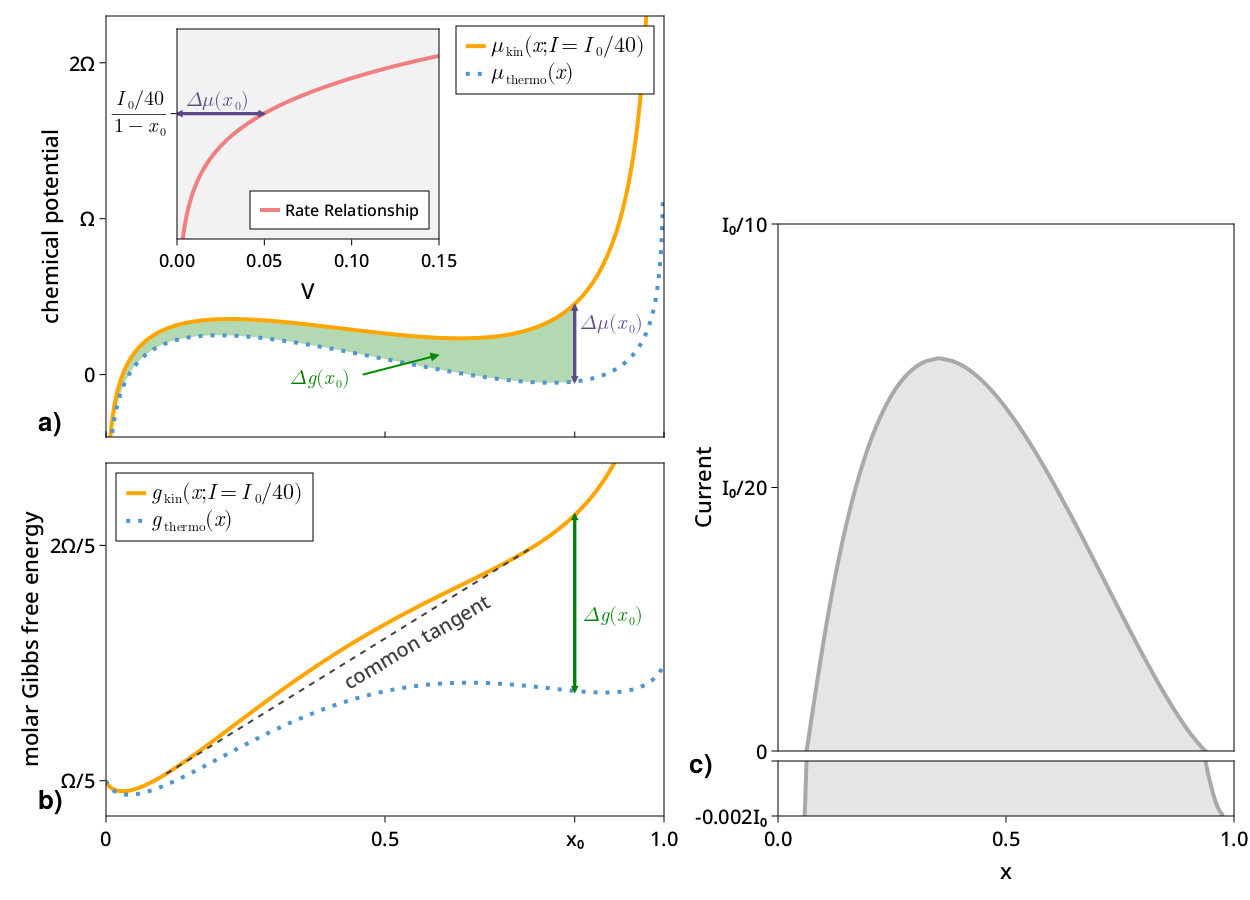

This chart was generated by the following Julia code:
using ElectrochemicalKinetics
using CairoMakie
using DelimitedFiles

# plotting options
theme = Theme(fontsize = 22,
            linewidth = 4,
            font = "Noto")
set_theme!(theme)
tls = 20

# model/data options
x = 0:0.002:0.999
I₀ = 900
λ = 0.3
model = Marcus(I₀, λ) # inverts at a current of I₀ and voltage of λ
T = 375
Ω = 0.1
I_force = I₀/40
pbs₀ = find_phase_boundaries(I_force, model, Ω=Ω, T=T, warn=false, lin_thresh=2)
x₀ = 0.84
x0_ind = searchsorted(x, x₀).start
I_calc = I_force/(1-x₀)

# compute things
µth_vals = µ_thermo(x, Ω=Ω, T=T)
µ = µ_kinetic(I_force, model, Ω=Ω, T=T)
µ_vals = µ.(x)
Δµ = µ_vals[x0_ind]-µth_vals[x0_ind]
g = g_kinetic(I_force, model, Ω=Ω, T=T)
Δg = g(x₀) - g_thermo(x₀, Ω=Ω, T=T)

# make figure
f = Figure(resolution=(1250,900))
grid = f[1:6,1] = GridLayout()

# first, chemical potential plot
µ_ax = Axis(grid[1:3,1], # 1:3 is so relative sizes get set well automatically
    xgridvisible = false,
    xtickalign=1,
    xticks = ([0,0.5,x₀,1.0],["0","0.5","x₀","1.0"]),
    xticklabelsvisible = false,
    yticks = ([0, Ω, 2*Ω], ["0", "Ω", "2Ω"]),
    yticklabelsize = tls,
    ygridvisible = false,
    ylabel = "chemical potential"
    )

# shaded region to show integration of µ
band!(µ_ax, x[1:x0_ind], µth_vals[1:x0_ind], µ_vals[1:x0_ind], color=(:green, 0.3))

# µ values (plotted second so they're on top of shading)
lines!(µ_ax, x, µ_vals, label=L"\mu_{\mathrm{kin}}(x; I=I_0/40)", color=:orange)
lines!(µ_ax, x, µth_vals, label=L"\mu_{\mathrm{thermo}}(x)", linestyle=:dot, color=:steelblue3)

# tweaks/annotations
limits!(µ_ax, (0,1), (-0.4Ω, 2.3Ω))
axislegend(µ_ax, position=:rt)
arrows!(µ_ax, [x₀, x₀], [µth_vals[x0_ind], µ_vals[x0_ind]-1e-3], [0, 0], [Δµ-2e-3, -Δµ+2e-3], color=:mediumpurple4, linewidth=3, arrowsize=10)
text!(µ_ax, x₀+0.01, Ω/4, text=L"\Delta \mu(x_0)", color=:mediumpurple4)

# add Tafel plot inset
inset_ax = Axis(grid[1:3,1],
    width=Relative(0.47),
    height=Relative(0.5),
    halign=0.24,
    valign=0.94,
    backgroundcolor=:gray95,
    yscale=log10,
    xticklabelsize=tls-2,
    yticks=([I_calc], [L"\frac{I_0/40}{1-x_0}"]),
    yticklabelsize=tls
)

V = 1e-3:1e-3:0.15
lines!(inset_ax, V, model(V, T=T), color=:lightcoral, label="Rate Relationship")
limits!(inset_ax, (0,0.15), (0.01*model.A,model.A))

# tweaks/annotations for Tafel inset...
inset_ax.xlabel="V"
inset_ax.xgridvisible=false
inset_ax.ygridvisible=false

axislegend(inset_ax, position=:rb, labelsize=16)

arrows!(inset_ax, [0, Δµ], [I_calc, I_calc], [Δµ-1e-3, -Δµ+1e-3], [0,0], color=:mediumpurple4, linewidth=3, arrowsize=10)

text!(inset_ax, 0.005, 1.04*I_calc, text=L"\Delta \mu(x_0)", color=:mediumpurple4)

textx = 0.33
texty = -0.01
text!(µ_ax, textx, texty, text=L"\Delta g(x_0)", color=:green)
arrows!(µ_ax, [textx+0.13], [texty+0.01], [0.13], [0.012], color=:green4, linewidth=2)

# next, Gibbs free energy subplot
g_ax = Axis(grid[4:6,1], 
    xticks = ([0,0.5,x₀,1.0],["0","0.5","x₀","1.0"]),
    xticklabelsize = tls,
    yticks = ([0, Ω/5, 2Ω/5], ["0", "Ω/5", "2Ω/5"]),
    ylabel = "molar Gibbs free energy",
    yticklabelsize = tls,
    xgridvisible = false,
    ygridvisible = false
    )

limits!(g_ax, (0,1), (0.17Ω, 0.47Ω))

lines!(g_ax, x[1:end-1], g.(x[1:end-1]), label=L"g_{\mathrm{kin}}(x;I=I_0/40)", color=:orange)
lines!(g_ax, x, g_thermo(x, Ω=Ω, T=T), label=L"g_{\mathrm{thermo}}(x)", linestyle=:dot, color=:steelblue3)

# again, some tweaks and annotations
axislegend(g_ax, position=:lt)

arrows!(g_ax, [x₀, x₀], [g_thermo(x₀, Ω=Ω, T=T), g(x₀)], [0,0], [Δg-1e-4, -Δg+1e-4], color=:green, linewidth=3, arrowsize=10)
text!(g_ax, x₀+0.015, 0.33Ω, text=L"\Delta g(x_0)", color=:green)


lines!(g_ax, pbs₀, g(pbs₀), linestyle=:dash, color=:gray25, linewidth=2)
text!(g_ax, 0.44, 0.273Ω, text="common tangent", rotation=0.53, color=:gray25, textsize=20)

# now the phase map
pb_grid = f[1:6,2] = GridLayout()

pb_ax_1 = Axis(pb_grid[3:5,1], 
    xticksvisible = false,
    xticklabelsvisible = false,
    yticks = ([0, 0.05I₀, 0.1I₀], ["0","I₀/20","I₀/10"]),
    yticklabelsize = tls,
    xgridvisible = false,
    ygridvisible = false,
    ylabel = "Current"
    )

limits!(pb_ax_1, 0,1, 0, I₀/10)

# this is the code that constructed the phase diagram and saved the data. I precomputed and saved it so iterating on the figure design would be faster, but it should all run just fine
# pbs_top, I_top = phase_diagram(model; I_step=0.0005I₀, I_max=0.08I₀, Ω=Ω, warn=false, T=T, lin_thresh=2)
# pbs_bottom, I_bottom = phase_diagram(model; I_start=-0.002I₀, I_step=0.0001I₀, I_max=-0.0001I₀, Ω=Ω, warn=false, T=T, start_guess=[0.058, 0.978], lin_thresh=2)

# pbs = vcat(pbs_bottom[1:Int(length(pbs_bottom)/2)], pbs_top, pbs_bottom[Int(length(pbs_bottom)/2)+1:end])
# I = vcat(I_bottom[1:Int(length(I_bottom)/2)], I_top, I_bottom[Int(length(I_bottom)/2)+1:end])

# open("data/pbs_I.txt", "w") do io
#     writedlm(io, [pbs I])
# end

# read in the saved data
data = readdlm("./data/pbs_I.txt")
pbs = data[:,1]
I = data[:,2]

# plot and shade in phase map
lines!(pb_ax_1, pbs, I, color=:darkgray)
band!(pb_ax_1, pbs, zeros(length(pbs)).-I_force, I, color=(:darkgrey, 0.3))

# now for the stripping direction
pb_ax_2 = Axis(pb_grid[6,1], 
    xlabel = "x",
    xticklabelsize = tls,
    yticks = ([-0.002I₀, 0],["-0.002I₀",""]),
    yticklabelsize = tls,
    xgridvisible = false,
    ygridvisible = false,
    )

limits!(pb_ax_2, 0,1, -0.002I₀, 0)
lines!(pb_ax_2, pbs, I, color=:darkgray)
band!(pb_ax_2, pbs, zeros(length(pbs)).-I_force, I, color=(:darkgrey, 0.3))

# some overall layout tweaks
rowsize!(pb_grid, 6, Relative(0.08))
rowsize!(grid, 1, Relative(0.2))
rowsize!(grid, 2, Relative(0.2))
rowsize!(pb_grid, 1, 0.15)
colsize!(f.layout, 1, Relative(0.55))
rowgap!(grid, 3, -40)
rowgap!(pb_grid, 5, 10)

# label subparts of figure
Label(grid[3,1], "a)", 
    font = "TeX Gyre Heros Bold",
    textsize=26, 
    tellwidth=false,
    tellheight=false,
    justification=:left,
    padding = (0,670,0,70)
    )

Label(grid[6,1], "b)", 
    font = "TeX Gyre Heros Bold",
    textsize=26, 
    tellwidth=false,
    tellheight=false,
    justification=:left,
    padding = (0,670,0,70)
    )

Label(pb_grid[6,1], "c)", 
    font = "TeX Gyre Heros Bold",
    textsize=26, 
    tellwidth=false,
    tellheight=false,
    justification=:left,
    padding = (0,610,50,0)
    )

# save and display
save("explainer_figure.png", f)
f